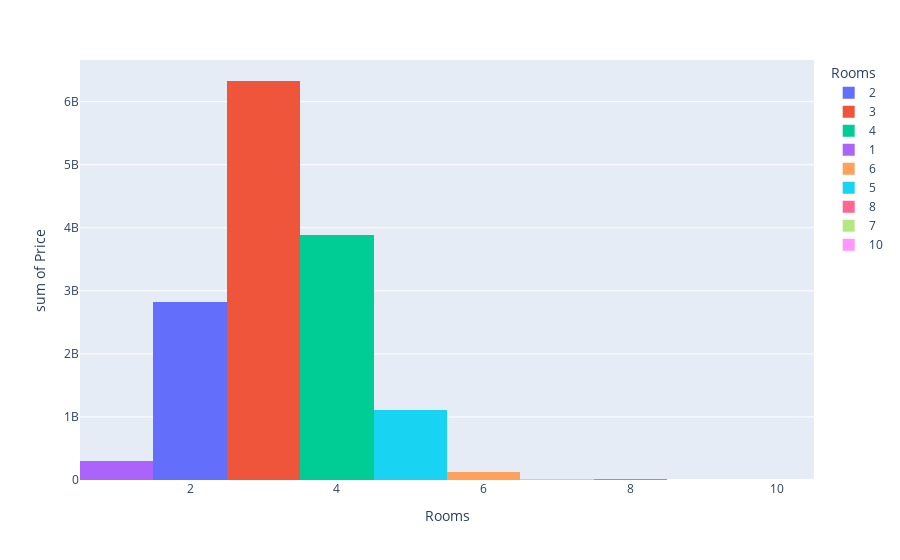

Write notebook code for a chart like this one.
### Code cell
fig = px.histogram(data, x='Rooms', y='Price', color='Rooms');
fig.show()

### Figure 1 — Plotly figure (JSON) as saved in the notebook; plotly's stock layout.template omitted (floating-point values rounded to 4 significant figures; data arrays with more than 128 entries replaced by an {"elided": "..."} marker saying what was removed)
{"data": [{"alignmentgroup": "True", "bingroup": "x", "histfunc": "sum", "hovertemplate": "Rooms=%{x}<br>sum of Price=%{y}<extra></extra>", "legendgroup": "2", "marker": {"color": "#636efa", "pattern": {"shape": ""}}, "name": "2", "offsetgroup": "2", "orientation": "v", "showlegend": true, "type": "histogram", "x": {"elided": "3648 int values"}, "xaxis": "x", "y": {"elided": "3648 int values"}, "yaxis": "y"}, {"alignmentgroup": "True", "bingroup": "x", "histfunc": "sum", "hovertemplate": "Rooms=%{x}<br>sum of Price=%{y}<extra></extra>", "legendgroup": "3", "marker": {"color": "#EF553B", "pattern": {"shape": ""}}, "name": "3", "offsetgroup": "3", "orientation": "v", "showlegend": true, "type": "histogram", "x": {"elided": "5881 int values"}, "xaxis": "x", "y": {"elided": "5881 int values"}, "yaxis": "y"}, {"alignmentgroup": "True", "bingroup": "x", "histfunc": "sum", "hovertemplate": "Rooms=%{x}<br>sum of Price=%{y}<extra></extra>", "legendgroup": "4", "marker": {"color": "#00cc96", "pattern": {"shape": ""}}, "name": "4", "offsetgroup": "4", "orientation": "v", "showlegend": true, "type": "histogram", "x": {"elided": "2688 int values"}, "xaxis": "x", "y": {"elided": "2688 int values"}, "yaxis": "y"}, {"alignmentgroup": "True", "bingroup": "x", "histfunc": "sum", "hovertemplate": "Rooms=%{x}<br>sum of Price=%{y}<extra></extra>", "legendgroup": "1", "marker": {"color": "#ab63fa", "pattern": {"shape": ""}}, "name": "1", "offsetgroup": "1", "orientation": "v", "showlegend": true, "type": "histogram", "x": {"elided": "681 int values"}, "xaxis": "x", "y": {"elided": "681 int values"}, "yaxis": "y"}, {"alignmentgroup": "True", "bingroup": "x", "histfunc": "sum", "hovertemplate": "Rooms=%{x}<br>sum of Price=%{y}<extra></extra>", "legendgroup": "6", "marker": {"color": "#FFA15A", "pattern": {"shape": ""}}, "name": "6", "offsetgroup": "6", "orientation": "v", "showlegend": true, "type": "histogram", "x": [6, 6, 6, 6, 6, 6, 6, 6, 6, 6, 6, 6, 6, 6, 6, 6, 6, 6, 6, 6, 6, 6, 6, 6, 6, 6, 6, 6, 6, 6, 6, 6, 6, 6, 6, 6, 6, 6, 6, 6, 6, 6, 6, 6, 6, 6, 6, 6, 6, 6, 6, 6, 6, 6, 6, 6, 6, 6, 6, 6, 6, 6, 6, 6, 6, 6, 6], "xaxis": "x", "y": [725000, 5525000, 2425000, 1430000, 4000000, 1505000, 1900000, 1900000, 1900000, 2700000, 1900000, 2620000, 1800000, 2250000, 2300000, 6500000, 1300000, 2350000, 2150000, 2000000, 1900000, 1800000, 1245000, 2000000, 1650000, 1666000, 1020000, 520000, 2250000, 2000000, 1591000, 1455000, 2000000, 1856000, 990000, 1900000, 2800000, 1660000, 5600000, 1361000, 1350000, 2200000, 935000, 2150500, 1050000, 1180000, 506000, 1850000, 855000, 750000, 615000, 917000, 1200000, 1234000, 1000000, 1655000, 2000000, 2450000, 931000, 1155000, 2835000, 650000, 2100000, 1115000, 1875000, 1065000, 1840000], "yaxis": "y"}, {"alignmentgroup": "True", "bingroup": "x", "histfunc": "sum", "hovertemplate": "Rooms=%{x}<br>sum of Price=%{y}<extra></extra>", "legendgroup": "5", "marker": {"color": "#19d3f3", "pattern": {"shape": ""}}, "name": "5", "offsetgroup": "5", "orientation": "v", "showlegend": true, "type": "histogram", "x": {"elided": "596 int values"}, "xaxis": "x", "y": {"elided": "596 int values"}, "yaxis": "y"}, {"alignmentgroup": "True", "bingroup": "x", "histfunc": "sum", "hovertemplate": "Rooms=%{x}<br>sum of Price=%{y}<extra></extra>", "legendgroup": "8", "marker": {"color": "#FF6692", "pattern": {"shape": ""}}, "name": "8", "offsetgroup": "8", "orientation": "v", "showlegend": true, "type": "histogram", "x": [8, 8, 8, 8, 8, 8, 8, 8], "xaxis": "x", "y": [2950000, 2250000, 770000, 881000, 1150000, 1880000, 2200000, 741000], "yaxis": "y"}, {"alignmentgroup": "True", "bingroup": "x", "histfunc": "sum", "hovertemplate": "Rooms=%{x}<br>sum of Price=%{y}<extra></extra>", "legendgroup": "7", "marker": {"color": "#B6E880", "pattern": {"shape": ""}}, "name": "7", "offsetgroup": "7", "orientation": "v", "showlegend": true, "type": "histogram", "x": [7, 7, 7, 7, 7, 7, 7, 7, 7, 7], "xaxis": "x", "y": [1350000, 2600000, 1005000, 1205000, 1300000, 2705000, 1642000, 4050000, 2000000, 1350000], "yaxis": "y"}, {"alignmentgroup": "True", "bingroup": "x", "histfunc": "sum", "hovertemplate": "Rooms=%{x}<br>sum of Price=%{y}<extra></extra>", "legendgroup": "10", "marker": {"color": "#FF97FF", "pattern": {"shape": ""}}, "name": "10", "offsetgroup": "10", "orientation": "v", "showlegend": true, "type": "histogram", "x": [10], "xaxis": "x", "y": [900000], "yaxis": "y"}], "layout": {"barmode": "relative", "legend": {"title": {"text": "Rooms"}, "tracegroupgap": 0}, "margin": {"t": 60}, "xaxis": {"anchor": "y", "categoryarray": [2, 3, 4, 1, 6, 5, 8, 7, 10], "categoryorder": "array", "domain": [0, 1], "title": {"text": "Rooms"}}, "yaxis": {"anchor": "x", "domain": [0, 1], "title": {"text": "sum of Price"}}}}
